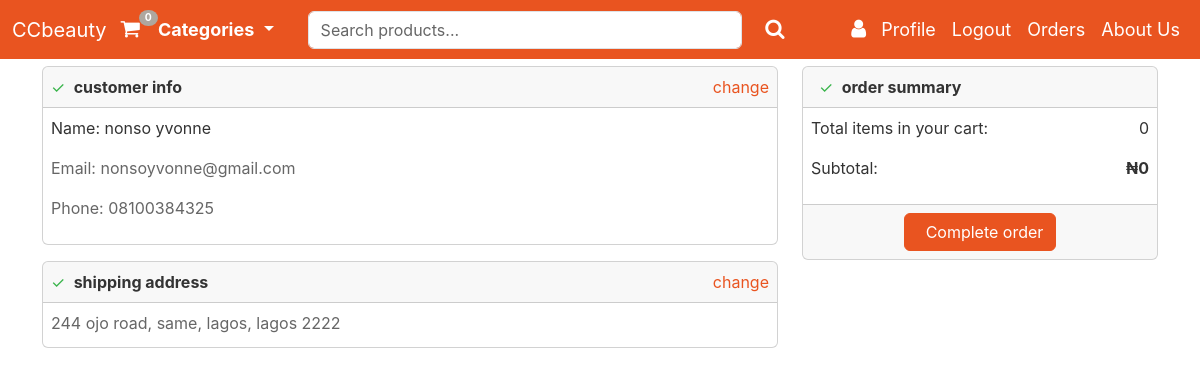
/payment/checkout/ (signed in), run on the app's committed database.
### payment/models.py (models this page shows, shortened)
class RegisterAddress(models.Model):
    fullname = models.CharField(max_length=300)
    email = models.EmailField(max_length=300)
    address1 = models.CharField(max_length=200)
    address2 = models.CharField(max_length=200, blank=True)
    city = models.CharField(max_length=100)
    state = models.CharField(max_length=100)
    country = models.CharField(max_length=100, null=True, blank=True)
    zipcode = models.CharField(max_length=10)
    phone = models.CharField(max_length=14)
    user = models.ForeignKey(User, on_delete=models.CASCADE, null=True, blank=True)
    class Meta:
        verbose_name = 'RegisterAddress'
        verbose_name_plural = 'RegisterAddress'

### payment/views.py (the view)
# urls.py: path('checkout/', views.checkout, name='checkout'),
@login_required(login_url='login')
def checkout(request):
    if request.user.is_authenticated:
        try:
            cart = Cart(request)
            total_items = cart.__len__()
            total_cost = cart.get_total_price()
            shipping_address = RegisterAddress.objects.get(user=request.user.id)
            context = {'shipping_address': shipping_address, 'total_cost': total_cost, 'cart': cart, 'total_items': total_items}
            return render(request, 'payment/checkout.html', context=context)
        except:
            return render(request, 'payment/checkout.html')
    else:
        return render(request, 'payment/checkout.html')

### cart/cart.py (called while the page is built)
    def __len__(self):
        return sum(item['product_qty'] for item in self.cart.values())

    def get_total_price(self):
        return sum(Decimal(item['price']) * item['product_qty'] for item in self.cart.values())

### cart/session_context.py (called while the page is built)
def cart(request):
    return {'cart': Cart(request)}

### ccstore/models.py (called while the page is built)
    def get_absolute_url(self):
        return reverse('pdt_category', args=[self.slug])

### ccstore/views.py (called while the page is built)
def category(request):
    all_categories = Category.objects.all() #get all categories
    return{'all_categories': all_categories} #return all categories

### payment/templates/payment/checkout.html (shortened to what this page needs)
{% include "ccstore/base.html" %}
{% load static %}
{% block content %}
<body>
    <div class="container">
        <div class="row">
            <div class="col-md-8">
                <div class="card mt-3">
                    <div class="card-header d-flex justify-content-between align-items-center p-2">
                        <div>
                            <span class="text-success me-1">&#10003;</span>
                            <strong>customer info</strong>
                        </div>
                       <a href="{% url 'manage_shipping_address' %}" class="text-primary text-decoration-none">change</a>
                    </div>
                    <div class="card-body p-2">
                        <p>Name: {{ shipping_address.fullname }}</p>
                        <p class="text-muted">Email: {{ shipping_address.email }}</p>
                        <p class="text-muted">Phone: {{ shipping_address.phone }}</p>
                    </div>
                </div>
                <div class="card mt-3">
                    <div class="card-header d-flex justify-content-between align-items-center p-2">
                        <div>
                            <span class="text-success me-1">&#10003;</span>
                            <strong>shipping address</strong>
                        </div>
                        <a href="{% url 'manage_shipping_address' %}" class="text-primary text-decoration-none">change</a>
                    </div>
                    <div class="card-body p-2">
                        <p class="mb-1 text-muted">{{ shipping_address.address1 }}, {{ shipping_address.address2 }}, {{ shipping_address.city }}, {{ shipping_address.state }} {{ shipping_address.zipcode }}</p>
                    </div>
                </div>
            </div>
            <div class="col-md-4">
                <div class="card mt-3">
                    <div class="card-header">
                        <span class="text-success me-1">&#10003;</span>
                        <strong>order summary</strong>
                    </div>
                    <div class="card-body p-2">
                        <div class="d-flex justify-content-between align-items-center">
                            <p>Total items in your cart:</p>
                            <p class="text-bold">{{ total_items }}</p>
                        </div>
                        <div class="d-flex justify-content-between align-items-center">
                            <p class="text-bold">Subtotal:</p>
                            <p><strong>&#8358;{{ cart.get_total_price }}</strong></p>
                        </div>
                    </div>
                    <div class="card-footer text-center">
                        <form id="form">
                        <button id="complete-order" type="submit" class="btn btn-primary navbar-btn text-white"> &nbsp; Complete order </button>
                        </form>
                    </div>
                </div>
            </div>
        </div>
    </div>
    </body>
{% endblock %}

### static/style/style.css (style rules this page uses)
body { background-color: warmwhite; padding-top: 50px; font-family: 'Inter', 'Arial', sans-serif; }
.card-body { padding: 3px; }
.row { display: flex; }

### data on the page
RegisterAddress: fullname "nonso yvonne", email "nonsoyvonne@gmail.com", phone "08100384325", address1 "244 ojo road", address2 "same", city "lagos", state "lagos", zipcode "2222"

### other printed values
{{ qty_amt|default:"0" }} "0"
{{ total_items }} "0"
{{ cart.get_total_price }} "0"
